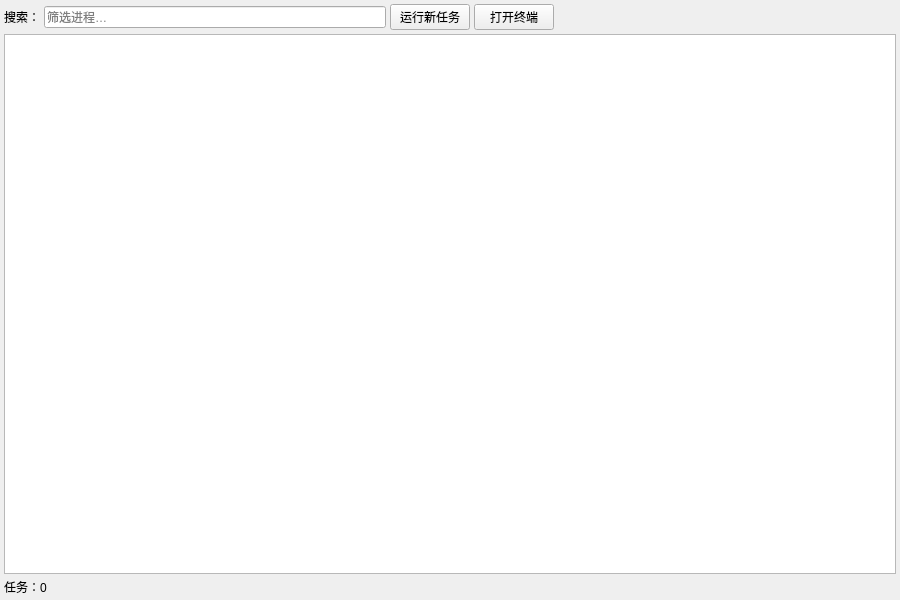
<?xml version="1.0" encoding="UTF-8"?>
<ui version="4.0">
 <class>ProcessesWidget</class>
 <widget class="QWidget" name="ProcessesWidget">
  <property name="geometry">
   <rect>
    <x>0</x>
    <y>0</y>
    <width>900</width>
    <height>600</height>
   </rect>
  </property>
  <layout class="QVBoxLayout" name="verticalLayout">
   <property name="leftMargin"><number>4</number></property>
   <property name="topMargin"><number>4</number></property>
   <property name="rightMargin"><number>4</number></property>
   <property name="bottomMargin"><number>4</number></property>
   <property name="spacing"><number>4</number></property>
   <item>
    <layout class="QHBoxLayout" name="toolbarLayout">
     <item>
      <widget class="QLabel" name="searchLabel">
       <property name="text"><string>搜索：</string></property>
      </widget>
     </item>
     <item>
      <widget class="QLineEdit" name="searchEdit">
       <property name="placeholderText"><string>筛选进程…</string></property>
       <property name="clearButtonEnabled"><bool>true</bool></property>
       <property name="maximumWidth"><number>240</number></property>
      </widget>
     </item>
     <item>
      <widget class="QPushButton" name="runNewTaskButton">
       <property name="text"><string>运行新任务</string></property>
      </widget>
     </item>
     <item>
      <widget class="QPushButton" name="openTerminalButton">
       <property name="text"><string>打开终端</string></property>
      </widget>
     </item>
     <item>
      <spacer>
       <property name="orientation"><enum>Qt::Horizontal</enum></property>
       <property name="sizeHint" stdset="0">
        <size><width>40</width><height>20</height></size>
       </property>
      </spacer>
     </item>
    </layout>
   </item>
   <item>
    <widget class="QTableView" name="tableView">
     <property name="selectionBehavior">
      <enum>QAbstractItemView::SelectRows</enum>
     </property>
     <property name="alternatingRowColors"><bool>true</bool></property>
     <property name="showGrid"><bool>false</bool></property>
     <property name="sortingEnabled"><bool>true</bool></property>
    </widget>
   </item>
   <item>
    <widget class="QLabel" name="statusLabel">
     <property name="text"><string>任务：0</string></property>
     <property name="alignment"><set>Qt::AlignLeft|Qt::AlignVCenter</set></property>
    </widget>
   </item>
  </layout>
 </widget>
 <resources/>
 <connections/>
</ui>
